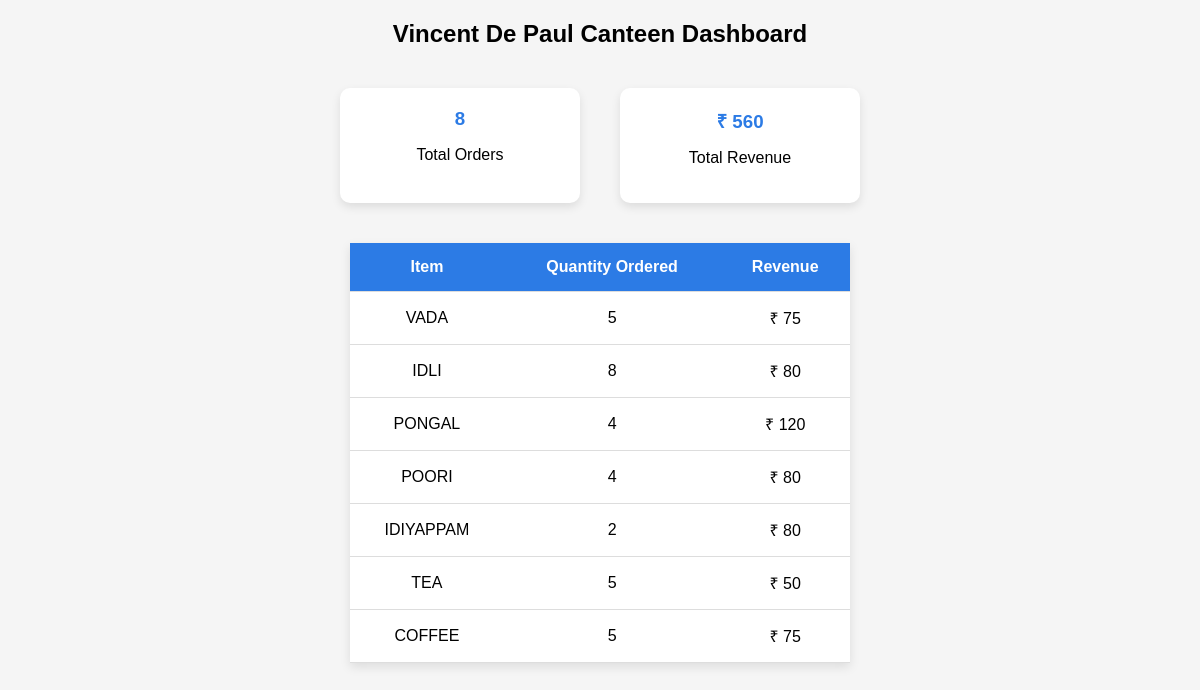
The page /dashboard/ (signed in) on the database its author committed.
### orders/models.py (models this page shows, shortened)
class Menu(models.Model):
    name = models.CharField(max_length=100)
    price = models.IntegerField()
    image = models.ImageField(upload_to='menu_images/')
    is_available = models.BooleanField(default=True)

### orders/views.py (the view)
# urls.py: path('dashboard/', views.dashboard, name='dashboard'),
@login_required
def dashboard(request):
    allowed_users = [
        "developer",
        "Lawrence",
        "CaltonDavid",
        "Priest_judes"
    ]
    if request.user.username not in allowed_users:
        return render(request, "access_denied.html")
    items = Menu.objects.all()
    summary = []
    total_revenue = 0
    for item in items:
        total_qty = OrderItem.objects.filter(menu_item=item).aggregate(
            Sum('quantity')
        )['quantity__sum'] or 0
        revenue = total_qty * item.price
        total_revenue += revenue
        summary.append({
            "name": item.name,
            "total": total_qty,
            "revenue": revenue
        })
    total_orders = Order.objects.count()
    return render(request, "dashboard.html", {
        "summary": summary,
        "total_orders": total_orders,
        "total_revenue": total_revenue
    })

### orders/templates/dashboard.html (shortened to what this page needs)
<!DOCTYPE html>
<html>
<head>
</head>
<body>
<h2>Vincent De Paul Canteen Dashboard</h2>
<div class="stats">
<div class="card">
<h3>{{ total_orders }}</h3>
<p>Total Orders</p>
</div>
<div class="card">
<h3>₹ {{ total_revenue }}</h3>
<p>Total Revenue</p>
</div>
</div>
<table>
<tr>
<th>Item</th>
<th>Quantity Ordered</th>
<th>Revenue</th>
</tr>
{% for item in summary %}
<tr>
<td>{{ item.name }}</td>
<td>{{ item.total }}</td>
<td>₹ {{ item.revenue }}</td>
</tr>
{% endfor %}
</table>
</body>
</html>

### orders/templates/dashboard.html (style rules this page uses)
body { font-family:Arial; background:#f5f5f5; text-align:center; }
.stats { display:flex; justify-content:center; gap:40px; margin-top:40px; }
.card { background:white; padding:20px; border-radius:10px; box-shadow:0 4px 10px rgba(0,0,0,0.1); width:200px; }
.card h3 { margin:0; color:#2c7be5; }
table { margin:auto; margin-top:40px; background:white; border-collapse:collapse; width:500px; box-shadow:0 4px 10px rgba(0,0,0,0.1); }
th,td { padding:15px; border-bottom:1px solid #ddd; }
th { background:#2c7be5; color:white; }

### rows shown on the page
Menu: name "VADA"
Menu: name "IDLI"
Menu: name "PONGAL"
Menu: name "POORI"
Menu: name "IDIYAPPAM"
Menu: name "TEA"
Menu: name "COFFEE"

### other values the page prints
{{ total_orders }} "8"
{{ total_revenue }} "560"
{{ item.total }} "5" "8" "4" "4" "2" "5" "5"
{{ item.revenue }} "75" "80" "120" "80" "80" "50" "75"
